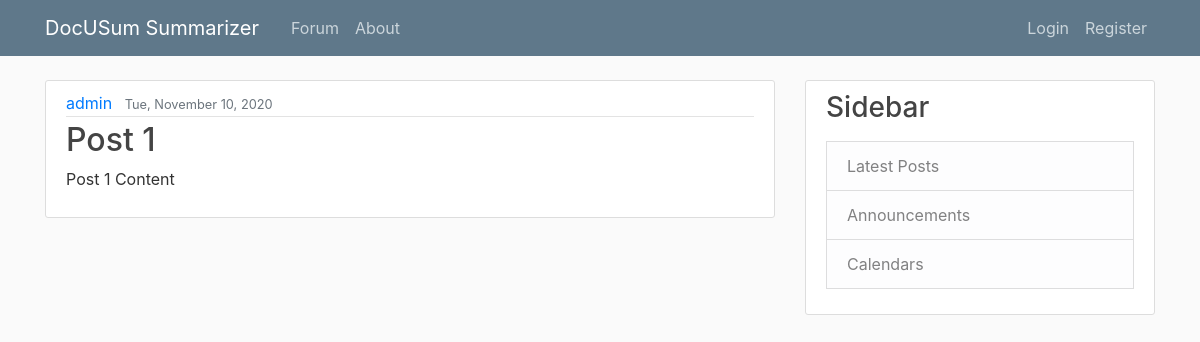
The page /forum/post/5/ on the database its author committed.
### forum/models.py (models this page shows, shortened)
class Post(models.Model):
    title = models.CharField(max_length=100)
    content = models.TextField()
    date_posted = models.DateTimeField(default=timezone.now)
    author = models.ForeignKey(User,on_delete=models.CASCADE) # delete post if

### forum/views.py (the view)
# urls.py: path('post/<int:pk>/', PostDetailView.as_view(),name ='post-detail'),
class PostDetailView(DetailView):
    model = Post

### forum/templates/forum/post_detail.html (shortened to what this page needs)
{% extends "forum/base.html" %}
{% block content %}
    <article class="media content-section">
        <div class="media-body">
        <div class="article-metadata">
            <a class="mr-2" href="#">{{ object.author }}</a>
            <small class="text-muted">{{ object.date_posted|date:"D, F j, Y" }}</small>
        </div>
        <h2 class="article-title">{{ object.title }}</h2>
        <p class="article-content">{{ object.content }}</p>
        </div>
    </article>
{% endblock content %}

### forum/static/forum/main.css (style rules this page uses)
body { background: #fafafa; color: #333333; margin-top: 5rem; }
h1, h2, h3, h4, h5, h6 { color: #444444; }
.content-section { background: #ffffff; padding: 10px 20px; border: 1px solid #dddddd; border-radius: 3px; margin-bottom: 20px; }
.article-title { color: #444444; }
.article-content { white-space: pre-line; }
.article-metadata { padding-bottom: 1px; margin-bottom: 4px; border-bottom: 1px solid #e3e3e3 }

### rows shown on the page
Post: author "admin", date_posted "Tue, November 10, 2020", title "Post 1", content "Post 1 Content"
